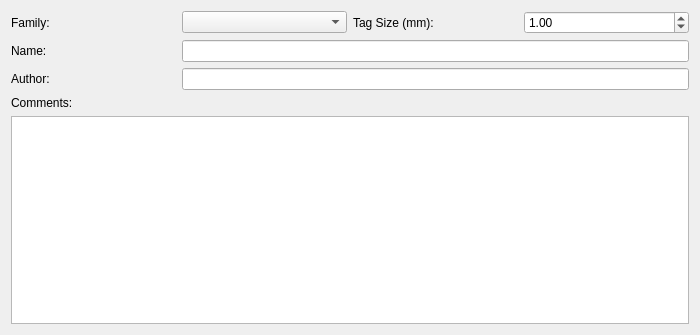
<?xml version="1.0" encoding="UTF-8"?>
<ui version="4.0">
 <class>GlobalPropertyWidget</class>
 <widget class="QWidget" name="GlobalPropertyWidget">
  <property name="geometry">
   <rect>
    <x>0</x>
    <y>0</y>
    <width>700</width>
    <height>335</height>
   </rect>
  </property>
  <property name="windowTitle">
   <string>Form</string>
  </property>
  <layout class="QGridLayout" name="gridLayout">
   <item row="0" column="0">
    <widget class="QLabel" name="familyLabel">
     <property name="text">
      <string>Family:</string>
     </property>
     <property name="buddy">
      <cstring>familySelector</cstring>
     </property>
    </widget>
   </item>
   <item row="0" column="1">
    <widget class="TagFamilyComboBox" name="familySelector"/>
   </item>
   <item row="0" column="3">
    <widget class="QDoubleSpinBox" name="tagSizeEdit">
     <property name="minimum">
      <double>0.100000000000000</double>
     </property>
     <property name="maximum">
      <double>10.000000000000000</double>
     </property>
     <property name="singleStep">
      <double>0.100000000000000</double>
     </property>
     <property name="value">
      <double>1.000000000000000</double>
     </property>
    </widget>
   </item>
   <item row="3" column="0">
    <widget class="QLabel" name="authorLabel">
     <property name="text">
      <string>Author:</string>
     </property>
     <property name="buddy">
      <cstring>authorEdit</cstring>
     </property>
    </widget>
   </item>
   <item row="1" column="0">
    <widget class="QLabel" name="nameLabel">
     <property name="text">
      <string>Name:</string>
     </property>
     <property name="buddy">
      <cstring>nameEdit</cstring>
     </property>
    </widget>
   </item>
   <item row="0" column="2">
    <widget class="QLabel" name="tagSizeLabel">
     <property name="text">
      <string>Tag Size (mm):</string>
     </property>
     <property name="buddy">
      <cstring>tagSizeEdit</cstring>
     </property>
    </widget>
   </item>
   <item row="9" column="0" colspan="4">
    <widget class="QPlainTextEdit" name="commentEdit"/>
   </item>
   <item row="3" column="1" colspan="3">
    <widget class="QLineEdit" name="authorEdit"/>
   </item>
   <item row="1" column="1" colspan="3">
    <widget class="QLineEdit" name="nameEdit"/>
   </item>
   <item row="4" column="0" colspan="4">
    <widget class="QLabel" name="commentLabel">
     <property name="text">
      <string>Comments:</string>
     </property>
     <property name="buddy">
      <cstring>commentEdit</cstring>
     </property>
    </widget>
   </item>
  </layout>
 </widget>
 <customwidgets>
  <customwidget>
   <class>TagFamilyComboBox</class>
   <extends>QComboBox</extends>
   <header location="global">fort-studio/widget/base/TagFamilyComboBox.hpp</header>
  </customwidget>
 </customwidgets>
 <tabstops>
  <tabstop>familySelector</tabstop>
  <tabstop>tagSizeEdit</tabstop>
  <tabstop>nameEdit</tabstop>
  <tabstop>authorEdit</tabstop>
  <tabstop>commentEdit</tabstop>
 </tabstops>
 <resources/>
 <connections/>
</ui>
